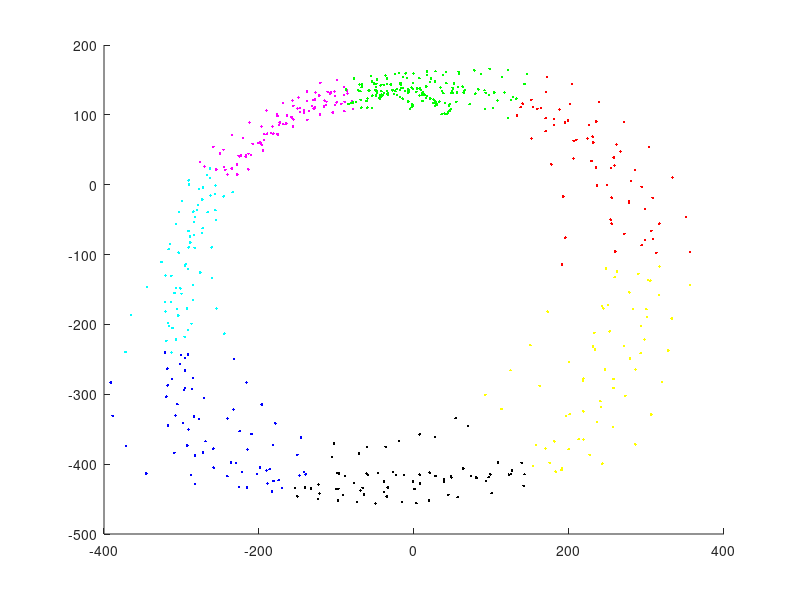

Write MATLAB code to recreate this figure.
clear all;

%% Params

load('gesture_dataset.mat');


data = reshape(gesture_o,600,3);
init_cluster = init_cluster_o;

%% K means
n = length(init_cluster);
N = length(data);
epochs = 0;
distances = cell(1,n);  % dists of data points to each cluster center
euklSum = cell(1,n);
clusters = cell(1,n);
y = init_cluster;       % 7x3 matrix

newTotalDistortion = 100;
decrement = 1;
while(decrement > 10e-6)
    epochs = epochs+1;
    for k=1:n
        dists = zeros(1,N);
        for j=1:N
            dists(j) = norm(data(j,:)-y(k,:));
        end
        distances{k} = dists';
    end
    
    [v,cluster] = min(cell2mat(distances)');    % find cluster with min dist
    
    for k=1:n                                   % add to corresponding cluster
        I = find(cluster ==k);
        clusters{k} = data(I,:);
        y(k,:) = mean(clusters{k});
    end
    for k=1:n
       eukl=zeros(1,length(clusters{k}));
       for j=1:length(clusters{k})
           eukl(j) = norm(clusters{k}(j,:)-y(k,:));
       end
       euklSum{k} = sum(eukl); 
    end
    oldTotalDistortion = newTotalDistortion;
    newTotalDistortion = sum(cell2mat(euklSum));
    decrement = abs(oldTotalDistortion-newTotalDistortion);
    disp(epochs);
end

figure;
hold on;
plot3(clusters{1}(:,1),clusters{1}(:,2),clusters{1}(:,3),'.','color','red');
plot3(clusters{2}(:,1),clusters{2}(:,2),clusters{2}(:,3),'.','color','blue');
plot3(clusters{3}(:,1),clusters{3}(:,2),clusters{3}(:,3),'.','color','yellow');
plot3(clusters{4}(:,1),clusters{4}(:,2),clusters{4}(:,3),'.','color','cyan');
plot3(clusters{5}(:,1),clusters{5}(:,2),clusters{5}(:,3),'.','color','green');
plot3(clusters{6}(:,1),clusters{6}(:,2),clusters{6}(:,3),'.','color','black');
plot3(clusters{7}(:,1),clusters{7}(:,2),clusters{7}(:,3),'.','color','magenta');
%plot3(init_cluster(:,1),init_cluster(:,2),init_cluster(:,3),'x','lineWidth',2,'color','blue');
%plot3(y(:,1),y(:,2),y(:,3),'x','lineWidth',2,'color','black');






% n = length(init_clusters);
% [R,C] = size(data);
% distortion = 1;
% distortions = cell(1,n);        
% dissimilarities = cell(1,n);    % dissimilarities of all points to all clusters
% 
% cluster_center = init_clusters;
% clusters = cell(1,n);
% m = 0;













% figure(1);
% plot3(data(:,1),data(:,2),data(:,3),'.','MarkerSize',2);
% hold on;
% %while(distortion > 10e-6)
% for x=1:5 
%     for k = 1:n                          % for all clusters
%        tmp = zeros(length(data),1);
%        for i = 1:R                       % for all data points
%            tmp(i) =  norm(data(i,:)-cluster_center(k,:));
%        end
%        dissimilarities{k} = tmp;
%     end
%     [v,i] = min(cell2mat(dissimilarities)');
%     for k=1:n                          % add least dissimilarity to cluster k
%         I = find(k == i);
%         clusters{k} = data(I,:);
%         cluster_center(k,:) = sum(clusters{k})/length(clusters{k});
%         distortions{k} = mean2(bsxfun(@minus,clusters{k},cluster_center(k,:)).^2);     % calc total distortion
%     end
%     distortion = sum(cell2mat(distortions));
%     %plot3(cluster_center(:,1),cluster_center(:,2),cluster_center(:,3),'x');
%     disp(distortion);
% end























